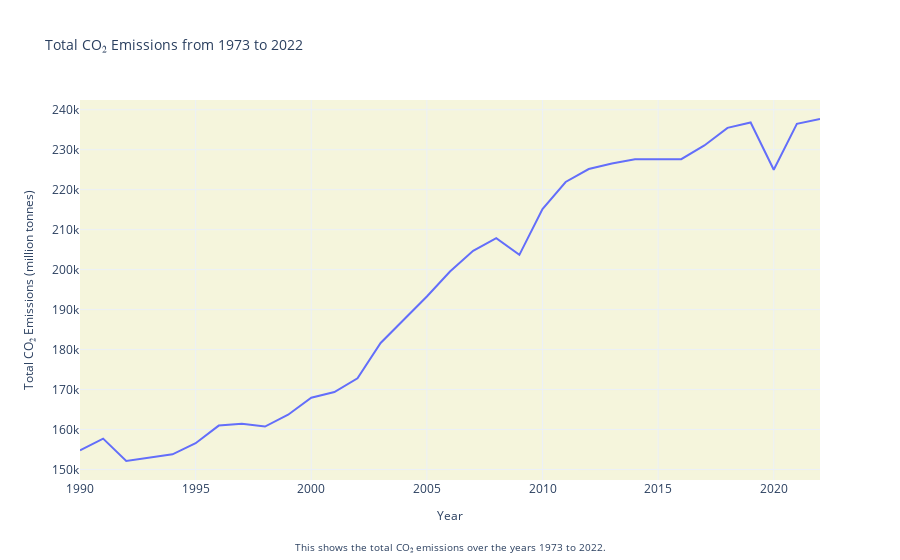
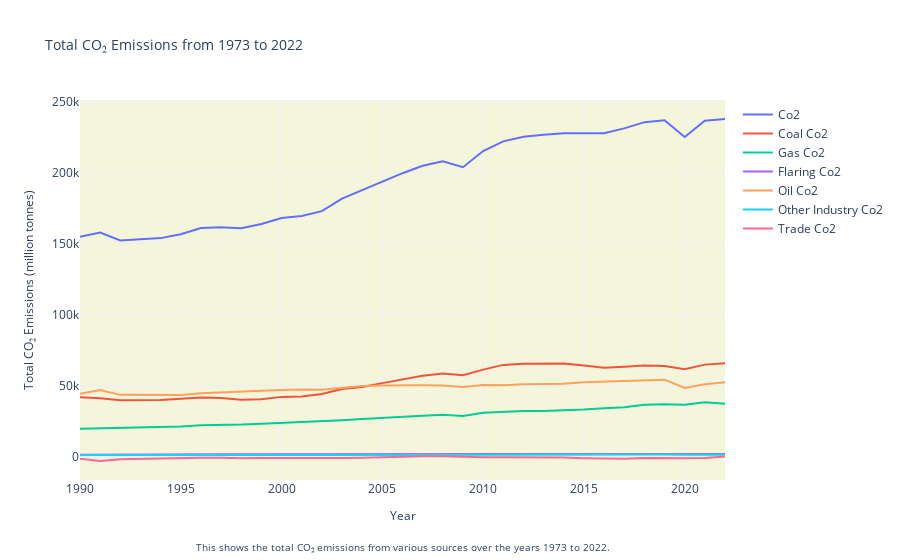

Notebook cell for these charts, in order:
### Markdown cell above
#CO2 trend 1990-2022

### Code cell
%run co2_chart.ipynb
